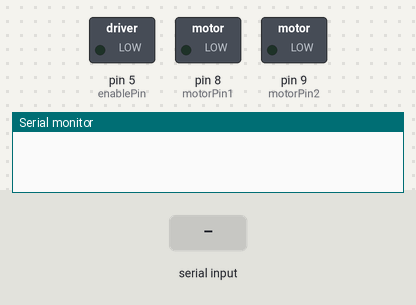
A sketch run on a simulated Arduino Uno, built with avr-gcc and run on an emulated ATmega328P. Parts: switched loads named in the sketch (green lamp = pin HIGH), the last lines printed to the serial monitor. The test bench sets the inputs (shaded band).

Above: at 1.2 s.
1.3 s: "90,45\n" received over Serial
At 3.8 s:
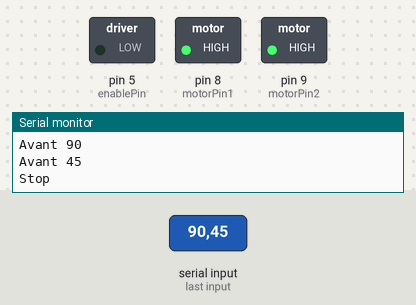
4.1 s: "30,150\n" received over Serial
At 5.0 s:
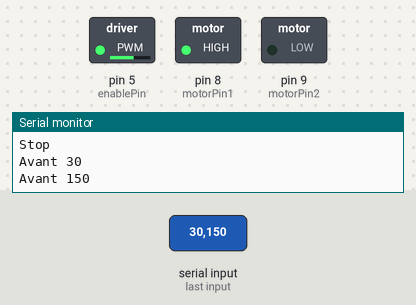
6.8 s: "200\n" received over Serial
At 7.3 s:
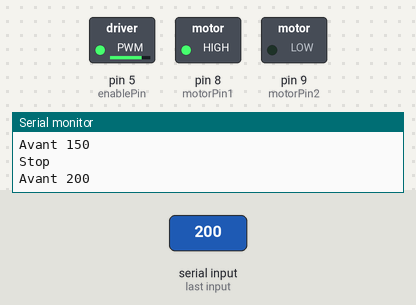
Timing chart, 0 to 9.8 s (numbered marks = the images above; inputs shaded):
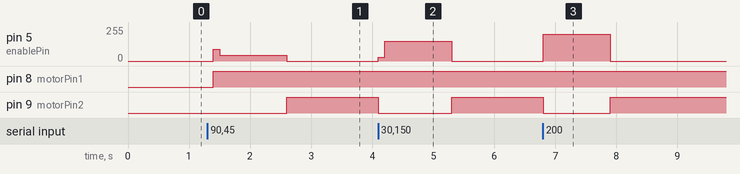

Measured:
- after the input at 1.3 s, pin 5 (enablePin): 0/255 → 90/255 after 0.10 s, → 45/255 0.10 s later, → 0/255 1.1 s later; pin 8 (motorPin1): LOW → HIGH after 0.10 s; pin 9 (motorPin2): LOW → HIGH after 1.3 s
- after the input at 4.1 s, pin 5 (enablePin): 0/255 → 30/255 at once, → 150/255 0.10 s later, → 0/255 1.1 s later; pin 9 (motorPin2): HIGH → LOW at once, → HIGH 1.2 s later
- after the input at 6.8 s, pin 5 (enablePin): 0/255 → 200/255 at once, → 0/255 1.1 s later; pin 9 (motorPin2): HIGH → LOW at once, → HIGH 1.1 s later

The sketch:

cc-moteur.ino
```cpp
// Source: https://arduino.blaisepascal.fr/pont-en-h-l298n/

// Pont en H L298N

//Ports de commande du moteur B
int motorPin1 = 8;
int motorPin2 = 9;
int enablePin = 5;

// Vitesse du moteur
int state = 0;

void setup() {
    // Configuration des ports en mode "sortie"
    pinMode(motorPin1, OUTPUT);
    pinMode(motorPin2, OUTPUT);
    pinMode(enablePin, OUTPUT);

    // Initialisation du port série
    Serial.begin(9600);
}

void loop() {
    if (Serial.available() > 0)
    {
      // Lecture de l'entier passé au port série
      state = Serial.parseInt();

      //
      // Sens du mouvement
      //
      if (state > 0) // avant
      {
        digitalWrite(motorPin1, HIGH);
        digitalWrite(motorPin2, LOW);
        Serial.print("Avant ");
        Serial.println(state);
      }
      else if (state < 0) // arrière
      {
        digitalWrite(motorPin1, LOW);
        digitalWrite(motorPin2, HIGH);
        Serial.print("Arriere ");
        Serial.println(state);
      }
      else // Stop (freinage)
      {
        digitalWrite(motorPin1, HIGH);
        digitalWrite(motorPin2, HIGH);
        Serial.println("Stop");
      }

      //
      // Vitesse du mouvement
      //
      analogWrite(enablePin, abs(state));
    }
    delay(100);
}
```
